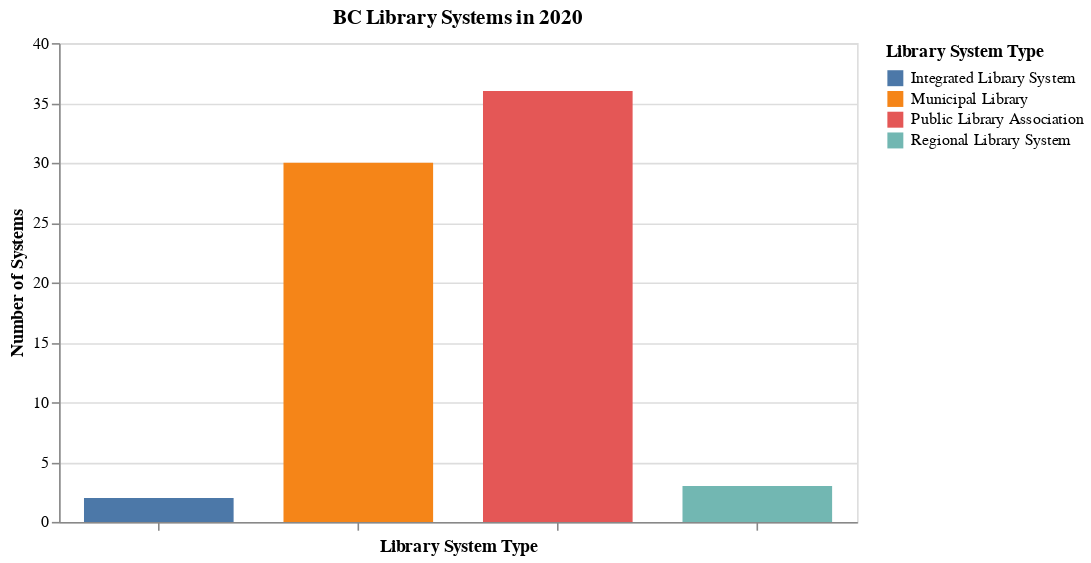

This figure's notebook cell:
### Code cell
lib_sys_yr_chart = alt.Chart(lib_sys_yr).mark_bar().encode(
    x=alt.X('Library System Type:O', axis=alt.Axis(labels=False)),
    y=alt.Y('count:Q', title='Number of Systems'),
    color='Library System Type'
).properties(title='BC Library Systems in 2020', width=500, height=300
            ).configure_scale(bandPaddingInner=0.25)

lib_sys_yr_chart

### Figure 1 — Vega-Lite specification as saved in the notebook (floating-point values rounded to 4 significant figures)
{"config": {"view": {"continuousWidth": 400, "continuousHeight": 300}, "scale": {"bandPaddingInner": 0.25}}, "data": {"name": "data-88d7e989c753aa78e4fc9e843df88815"}, "mark": "bar", "encoding": {"color": {"field": "Library System Type", "type": "nominal"}, "x": {"axis": {"labels": false}, "field": "Library System Type", "type": "ordinal"}, "y": {"field": "count", "title": "Number of Systems", "type": "quantitative"}}, "height": 300, "title": "BC Library Systems in 2020", "width": 500, "$schema": "https://vega.github.io/schema/vega-lite/v4.17.0.json", "datasets": {"data-88d7e989c753aa78e4fc9e843df88815": [{"Year": 2020, "Library System Type": "Integrated Library System", "count": 2}, {"Year": 2020, "Library System Type": "Municipal Library", "count": 30}, {"Year": 2020, "Library System Type": "Public Library Association", "count": 36}, {"Year": 2020, "Library System Type": "Regional Library System", "count": 3}]}}
